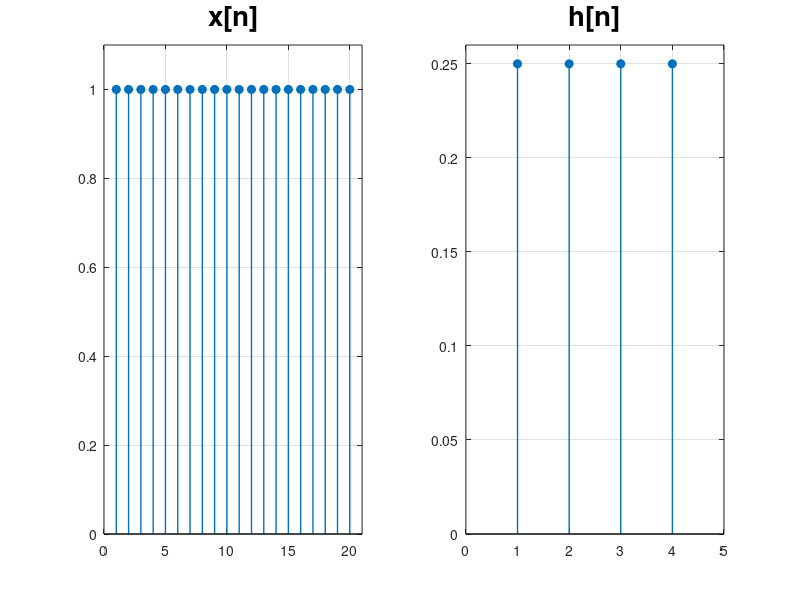

Recreate this plot in MATLAB. (Note: this script raises an error after producing the figure.)
clc; clear all; close all;
 
x = ones(1,20);
h = ones(1,4)/4;
 
subplot(1,2,1); stem(x,'filled','Linewidth',1); 
title("x[n]","FontSize",20); axis([0 21 0 1.1]); grid on
subplot(1,2,2); stem(h,'filled','Linewidth',1); 
title("h[n]","FontSize",20); axis([0 5 0 0.26]); grid on
 
y1 = my_conv(x,h);
figure; hold on; grid on; title("y[n] using 'my\_conv' function","FontSize",20)
stem(y1,'^','filled','Linewidth',1); axis([0 25 0 1.1]);

y2 = conv(x,h);

figure; hold on; grid on;
stem(y1,'^','filled','Linewidth',1); 
stem(y2,'*','filled','Linewidth',1);
legend('y[n] from my\_conv function','y[n] from built-in conv',"FontSize",12)

y3 = filter(h,1,x);
figure; hold on; grid on;
stem(y1,'^','filled','Linewidth',1); 
stem(y3,'*','filled','Linewidth',1);
legend('y[n] using my\_conv function','y[n] using filter function',"FontSize",12)
